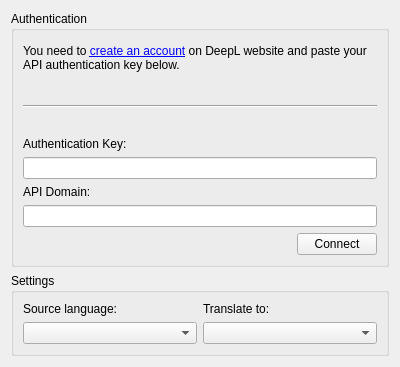
<?xml version="1.0" encoding="UTF-8"?>
<ui version="4.0">
 <class>DeepLEngine</class>
 <widget class="QWidget" name="DeepLEngine">
  <property name="geometry">
   <rect>
    <x>0</x>
    <y>0</y>
    <width>400</width>
    <height>367</height>
   </rect>
  </property>
  <layout class="QVBoxLayout" name="verticalLayout">
   <item>
    <widget class="QGroupBox" name="grpAuth">
     <property name="title">
      <string>Authentication</string>
     </property>
     <layout class="QGridLayout" name="gridLayout_2">
      <item row="2" column="0" colspan="2">
       <widget class="QLabel" name="labAuthKey">
        <property name="text">
         <string>Authentication Key:</string>
        </property>
        <property name="buddy">
         <cstring>authKey</cstring>
        </property>
       </widget>
      </item>
      <item row="6" column="1">
       <widget class="QPushButton" name="btnConnect">
        <property name="text">
         <string>Connect</string>
        </property>
       </widget>
      </item>
      <item row="1" column="0" colspan="2">
       <widget class="Line" name="lineHelp">
        <property name="sizePolicy">
         <sizepolicy hsizetype="Minimum" vsizetype="MinimumExpanding">
          <horstretch>0</horstretch>
          <verstretch>0</verstretch>
         </sizepolicy>
        </property>
        <property name="orientation">
         <enum>Qt::Horizontal</enum>
        </property>
       </widget>
      </item>
      <item row="6" column="0">
       <spacer name="horizontalSpacer">
        <property name="orientation">
         <enum>Qt::Horizontal</enum>
        </property>
        <property name="sizeHint" stdset="0">
         <size>
          <width>40</width>
          <height>20</height>
         </size>
        </property>
       </spacer>
      </item>
      <item row="4" column="0" colspan="2">
       <widget class="QLabel" name="labApiDomain">
        <property name="text">
         <string>API Domain:</string>
        </property>
        <property name="buddy">
         <cstring>apiDomain</cstring>
        </property>
       </widget>
      </item>
      <item row="0" column="0" colspan="2">
       <widget class="QLabel" name="labHelp">
        <property name="minimumSize">
         <size>
          <width>0</width>
          <height>36</height>
         </size>
        </property>
        <property name="text">
         <string>You need to &lt;a href=&quot;https://www.deepl.com/pro-api&quot;&gt;create an account&lt;/a&gt; on DeepL website and paste your API authentication key below.</string>
        </property>
        <property name="textFormat">
         <enum>Qt::RichText</enum>
        </property>
        <property name="wordWrap">
         <bool>true</bool>
        </property>
       </widget>
      </item>
      <item row="3" column="0" colspan="2">
       <widget class="QLineEdit" name="authKey"/>
      </item>
      <item row="5" column="0" colspan="2">
       <widget class="QLineEdit" name="apiDomain"/>
      </item>
     </layout>
    </widget>
   </item>
   <item>
    <widget class="QGroupBox" name="grpSettings">
     <property name="title">
      <string>Settings</string>
     </property>
     <layout class="QGridLayout" name="gridLayout_3">
      <item row="0" column="0">
       <widget class="QLabel" name="labSource">
        <property name="text">
         <string>Source language:</string>
        </property>
        <property name="buddy">
         <cstring>langSource</cstring>
        </property>
       </widget>
      </item>
      <item row="0" column="1">
       <widget class="QLabel" name="labTranslation">
        <property name="text">
         <string>Translate to:</string>
        </property>
        <property name="buddy">
         <cstring>langTranslation</cstring>
        </property>
       </widget>
      </item>
      <item row="1" column="0">
       <widget class="QComboBox" name="langSource"/>
      </item>
      <item row="1" column="1">
       <widget class="QComboBox" name="langTranslation"/>
      </item>
     </layout>
    </widget>
   </item>
  </layout>
 </widget>
 <resources/>
 <connections/>
</ui>
